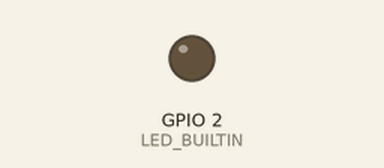
Recording of a sketch running on a simulated ESP8266 (NodeMCU). On the bench: output pins drawn as LEDs (lit = HIGH, except the on-board LED, lit = LOW).

Above: at 0.1 s.
At 1.1 s:
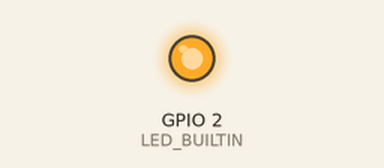
Timing chart, 0 to 2.6 s (numbered marks = the images above):
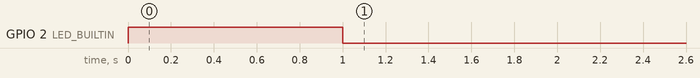

The sketch:

botNodeMCU.ino
```cpp
//

#include <ESP8266WiFi.h>
#include <WiFiUdp.h>

const char *ssid = "controller";
const char *pass = "csdrobocon";
unsigned int localPort = 2000; // local port to listen for UDP packets

IPAddress ServerIP(192, 168, 4, 1);
IPAddress ClientIP(192, 168, 4, 2);

// UDP variables
WiFiUDP udp;
char packetBuffer[6];

void setup() {
  Serial.begin(9600);
  pinMode(LED_BUILTIN, OUTPUT);
  WiFi.softAP(ssid, pass); //Create Access point
  if (udp.begin(localPort)){ // Start UDP
    digitalWrite(LED_BUILTIN, HIGH);
    _delay_ms(1000);
    digitalWrite(LED_BUILTIN, LOW);
  }
}

void loop()
{
  static int cb = udp.parsePacket();
  if (!cb)
  {
    //if there is no data to read
  }
  else {
    //if UDP packet is received
    udp.read(packetBuffer, 5); // read the packet into the buffer
    Serial.write(packetBuffer, 5);
  }
}
//======================================================================
```
